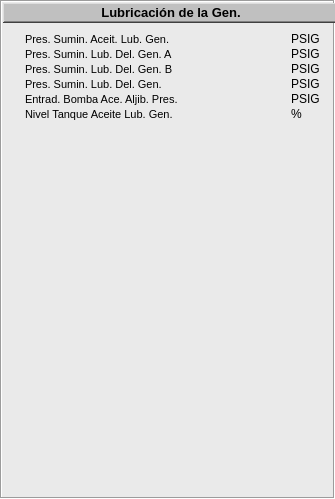
  <widget class="QFrame" name="Temperaturas_7">
   <property name="geometry">
    <rect>
     <x>685</x>
     <y>156</y>
     <width>335</width>
     <height>499</height>
    </rect>
   </property>
   <property name="styleSheet">
    <string notr="true">background-color: rgb(234, 234, 234);</string>
   </property>
   <property name="frameShape">
    <enum>QFrame::Box</enum>
   </property>
   <property name="frameShadow">
    <enum>QFrame::Sunken</enum>
   </property>
   <widget class="QFrame" name="frame_13">
    <property name="geometry">
     <rect>
      <x>3</x>
      <y>3</y>
      <width>340</width>
      <height>20</height>
     </rect>
    </property>
    <property name="styleSheet">
     <string notr="true">background-color: rgb(192, 192, 192);</string>
    </property>
    <property name="frameShape">
     <enum>QFrame::WinPanel</enum>
    </property>
    <property name="frameShadow">
     <enum>QFrame::Raised</enum>
    </property>
    <property name="lineWidth">
     <number>2</number>
    </property>
    <widget class="QLabel" name="label_17">
     <property name="geometry">
      <rect>
       <x>1</x>
       <y>1</y>
       <width>334</width>
       <height>16</height>
      </rect>
     </property>
     <property name="font">
      <font>
       <pointsize>10</pointsize>
       <weight>75</weight>
       <bold>true</bold>
      </font>
     </property>
     <property name="text">
      <string>Lubricación de la Gen.</string>
     </property>
     <property name="alignment">
      <set>Qt::AlignCenter</set>
     </property>
    </widget>
   </widget>
   <widget class="QLabel" name="lb_LG_Unit_NTALG">
    <property name="geometry">
     <rect>
      <x>291</x>
      <y>105</y>
      <width>40</width>
      <height>18</height>
     </rect>
    </property>
    <property name="font">
     <font>
      <pointsize>9</pointsize>
     </font>
    </property>
    <property name="layoutDirection">
     <enum>Qt::LeftToRight</enum>
    </property>
    <property name="text">
     <string>%</string>
    </property>
    <property name="alignment">
     <set>Qt::AlignLeading|Qt::AlignLeft|Qt::AlignVCenter</set>
    </property>
   </widget>
   <widget class="QLabel" name="lb_LG_Lect_NTALG">
    <property name="geometry">
     <rect>
      <x>235</x>
      <y>105</y>
      <width>50</width>
      <height>18</height>
     </rect>
    </property>
    <property name="minimumSize">
     <size>
      <width>50</width>
      <height>18</height>
     </size>
    </property>
    <property name="maximumSize">
     <size>
      <width>50</width>
      <height>18</height>
     </size>
    </property>
    <property name="font">
     <font>
      <pointsize>8</pointsize>
     </font>
    </property>
    <property name="layoutDirection">
     <enum>Qt::LeftToRight</enum>
    </property>
    <property name="text">
     <string/>
    </property>
    <property name="alignment">
     <set>Qt::AlignRight|Qt::AlignTrailing|Qt::AlignVCenter</set>
    </property>
   </widget>
   <widget class="QLabel" name="Descr_42">
    <property name="geometry">
     <rect>
      <x>25</x>
      <y>105</y>
      <width>200</width>
      <height>18</height>
     </rect>
    </property>
    <property name="font">
     <font>
      <pointsize>8</pointsize>
     </font>
    </property>
    <property name="layoutDirection">
     <enum>Qt::LeftToRight</enum>
    </property>
    <property name="text">
     <string>Nivel Tanque Aceite Lub. Gen.</string>
    </property>
    <property name="alignment">
     <set>Qt::AlignLeading|Qt::AlignLeft|Qt::AlignVCenter</set>
    </property>
   </widget>
   <widget class="QLabel" name="lb_LG_Unit_PSLDGA">
    <property name="geometry">
     <rect>
      <x>291</x>
      <y>45</y>
      <width>40</width>
      <height>18</height>
     </rect>
    </property>
    <property name="font">
     <font>
      <pointsize>9</pointsize>
     </font>
    </property>
    <property name="layoutDirection">
     <enum>Qt::LeftToRight</enum>
    </property>
    <property name="text">
     <string>PSIG</string>
    </property>
    <property name="alignment">
     <set>Qt::AlignLeading|Qt::AlignLeft|Qt::AlignVCenter</set>
    </property>
   </widget>
   <widget class="QLabel" name="Descr_38">
    <property name="geometry">
     <rect>
      <x>25</x>
      <y>45</y>
      <width>200</width>
      <height>18</height>
     </rect>
    </property>
    <property name="font">
     <font>
      <pointsize>8</pointsize>
     </font>
    </property>
    <property name="layoutDirection">
     <enum>Qt::LeftToRight</enum>
    </property>
    <property name="text">
     <string>Pres. Sumin. Lub. Del. Gen. A</string>
    </property>
    <property name="alignment">
     <set>Qt::AlignLeading|Qt::AlignLeft|Qt::AlignVCenter</set>
    </property>
   </widget>
   <widget class="QLabel" name="lb_LG_Lect_PSLDGA">
    <property name="geometry">
     <rect>
      <x>235</x>
      <y>45</y>
      <width>50</width>
      <height>18</height>
     </rect>
    </property>
    <property name="minimumSize">
     <size>
      <width>50</width>
      <height>18</height>
     </size>
    </property>
    <property name="maximumSize">
     <size>
      <width>50</width>
      <height>18</height>
     </size>
    </property>
    <property name="font">
     <font>
      <pointsize>8</pointsize>
     </font>
    </property>
    <property name="layoutDirection">
     <enum>Qt::LeftToRight</enum>
    </property>
    <property name="text">
     <string/>
    </property>
    <property name="alignment">
     <set>Qt::AlignRight|Qt::AlignTrailing|Qt::AlignVCenter</set>
    </property>
   </widget>
   <widget class="QLabel" name="lb_LG_Unit_PSLDGB">
    <property name="geometry">
     <rect>
      <x>291</x>
      <y>60</y>
      <width>40</width>
      <height>18</height>
     </rect>
    </property>
    <property name="font">
     <font>
      <pointsize>9</pointsize>
     </font>
    </property>
    <property name="layoutDirection">
     <enum>Qt::LeftToRight</enum>
    </property>
    <property name="text">
     <string>PSIG</string>
    </property>
    <property name="alignment">
     <set>Qt::AlignLeading|Qt::AlignLeft|Qt::AlignVCenter</set>
    </property>
   </widget>
   <widget class="QLabel" name="lb_LG_Lect_PSLDGB">
    <property name="geometry">
     <rect>
      <x>235</x>
      <y>60</y>
      <width>50</width>
      <height>18</height>
     </rect>
    </property>
    <property name="minimumSize">
     <size>
      <width>50</width>
      <height>18</height>
     </size>
    </property>
    <property name="maximumSize">
     <size>
      <width>50</width>
      <height>18</height>
     </size>
    </property>
    <property name="font">
     <font>
      <pointsize>8</pointsize>
     </font>
    </property>
    <property name="layoutDirection">
     <enum>Qt::LeftToRight</enum>
    </property>
    <property name="text">
     <string/>
    </property>
    <property name="alignment">
     <set>Qt::AlignRight|Qt::AlignTrailing|Qt::AlignVCenter</set>
    </property>
   </widget>
   <widget class="QLabel" name="Descr_39">
    <property name="geometry">
     <rect>
      <x>25</x>
      <y>60</y>
      <width>200</width>
      <height>18</height>
     </rect>
    </property>
    <property name="font">
     <font>
      <pointsize>8</pointsize>
     </font>
    </property>
    <property name="layoutDirection">
     <enum>Qt::LeftToRight</enum>
    </property>
    <property name="text">
     <string>Pres. Sumin. Lub. Del. Gen. B</string>
    </property>
    <property name="alignment">
     <set>Qt::AlignLeading|Qt::AlignLeft|Qt::AlignVCenter</set>
    </property>
   </widget>
   <widget class="QLabel" name="lb_LG_Unit_EBAAP">
    <property name="geometry">
     <rect>
      <x>291</x>
      <y>90</y>
      <width>40</width>
      <height>18</height>
     </rect>
    </property>
    <property name="font">
     <font>
      <pointsize>9</pointsize>
     </font>
    </property>
    <property name="layoutDirection">
     <enum>Qt::LeftToRight</enum>
    </property>
    <property name="text">
     <string>PSIG</string>
    </property>
    <property name="alignment">
     <set>Qt::AlignLeading|Qt::AlignLeft|Qt::AlignVCenter</set>
    </property>
   </widget>
   <widget class="QLabel" name="lb_LG_Lect_EBAAP">
    <property name="geometry">
     <rect>
      <x>235</x>
      <y>90</y>
      <width>50</width>
      <height>18</height>
     </rect>
    </property>
    <property name="minimumSize">
     <size>
      <width>50</width>
      <height>18</height>
     </size>
    </property>
    <property name="maximumSize">
     <size>
      <width>50</width>
      <height>18</height>
     </size>
    </property>
    <property name="font">
     <font>
      <pointsize>8</pointsize>
     </font>
    </property>
    <property name="layoutDirection">
     <enum>Qt::LeftToRight</enum>
    </property>
    <property name="text">
     <string/>
    </property>
    <property name="alignment">
     <set>Qt::AlignRight|Qt::AlignTrailing|Qt::AlignVCenter</set>
    </property>
   </widget>
   <widget class="QLabel" name="Descr_41">
    <property name="geometry">
     <rect>
      <x>25</x>
      <y>90</y>
      <width>200</width>
      <height>18</height>
     </rect>
    </property>
    <property name="font">
     <font>
      <pointsize>8</pointsize>
     </font>
    </property>
    <property name="layoutDirection">
     <enum>Qt::LeftToRight</enum>
    </property>
    <property name="text">
     <string>Entrad. Bomba Ace. Aljib. Pres.</string>
    </property>
    <property name="alignment">
     <set>Qt::AlignLeading|Qt::AlignLeft|Qt::AlignVCenter</set>
    </property>
   </widget>
   <widget class="QLabel" name="Descr_37">
    <property name="geometry">
     <rect>
      <x>25</x>
      <y>30</y>
      <width>200</width>
      <height>18</height>
     </rect>
    </property>
    <property name="font">
     <font>
      <pointsize>8</pointsize>
     </font>
    </property>
    <property name="layoutDirection">
     <enum>Qt::LeftToRight</enum>
    </property>
    <property name="text">
     <string>Pres. Sumin. Aceit. Lub. Gen.</string>
    </property>
    <property name="alignment">
     <set>Qt::AlignLeading|Qt::AlignLeft|Qt::AlignVCenter</set>
    </property>
   </widget>
   <widget class="QLabel" name="lb_LG_Unit_PSALG">
    <property name="geometry">
     <rect>
      <x>291</x>
      <y>30</y>
      <width>40</width>
      <height>18</height>
     </rect>
    </property>
    <property name="font">
     <font>
      <pointsize>9</pointsize>
     </font>
    </property>
    <property name="layoutDirection">
     <enum>Qt::LeftToRight</enum>
    </property>
    <property name="text">
     <string>PSIG</string>
    </property>
    <property name="alignment">
     <set>Qt::AlignLeading|Qt::AlignLeft|Qt::AlignVCenter</set>
    </property>
   </widget>
   <widget class="QLabel" name="lb_LG_Lect_PSALG">
    <property name="geometry">
     <rect>
      <x>235</x>
      <y>30</y>
      <width>50</width>
      <height>18</height>
     </rect>
    </property>
    <property name="minimumSize">
     <size>
      <width>50</width>
      <height>18</height>
     </size>
    </property>
    <property name="maximumSize">
     <size>
      <width>50</width>
      <height>18</height>
     </size>
    </property>
    <property name="font">
     <font>
      <pointsize>8</pointsize>
     </font>
    </property>
    <property name="layoutDirection">
     <enum>Qt::LeftToRight</enum>
    </property>
    <property name="text">
     <string/>
    </property>
    <property name="alignment">
     <set>Qt::AlignRight|Qt::AlignTrailing|Qt::AlignVCenter</set>
    </property>
   </widget>
   <widget class="QLabel" name="lb_LG_Unit_PSLDG">
    <property name="geometry">
     <rect>
      <x>291</x>
      <y>75</y>
      <width>40</width>
      <height>18</height>
     </rect>
    </property>
    <property name="font">
     <font>
      <pointsize>9</pointsize>
     </font>
    </property>
    <property name="layoutDirection">
     <enum>Qt::LeftToRight</enum>
    </property>
    <property name="text">
     <string>PSIG</string>
    </property>
    <property name="alignment">
     <set>Qt::AlignLeading|Qt::AlignLeft|Qt::AlignVCenter</set>
    </property>
   </widget>
   <widget class="QLabel" name="lb_LG_Lect_PSLDG">
    <property name="geometry">
     <rect>
      <x>235</x>
      <y>75</y>
      <width>50</width>
      <height>18</height>
     </rect>
    </property>
    <property name="minimumSize">
     <size>
      <width>50</width>
      <height>18</height>
     </size>
    </property>
    <property name="maximumSize">
     <size>
      <width>50</width>
      <height>18</height>
     </size>
    </property>
    <property name="font">
     <font>
      <pointsize>8</pointsize>
     </font>
    </property>
    <property name="layoutDirection">
     <enum>Qt::LeftToRight</enum>
    </property>
    <property name="text">
     <string/>
    </property>
    <property name="alignment">
     <set>Qt::AlignRight|Qt::AlignTrailing|Qt::AlignVCenter</set>
    </property>
   </widget>
   <widget class="QLabel" name="Descr_40">
    <property name="geometry">
     <rect>
      <x>25</x>
      <y>75</y>
      <width>200</width>
      <height>18</height>
     </rect>
    </property>
    <property name="font">
     <font>
      <pointsize>8</pointsize>
     </font>
    </property>
    <property name="layoutDirection">
     <enum>Qt::LeftToRight</enum>
    </property>
    <property name="text">
     <string>Pres. Sumin. Lub. Del. Gen.</string>
    </property>
    <property name="alignment">
     <set>Qt::AlignLeading|Qt::AlignLeft|Qt::AlignVCenter</set>
    </property>
   </widget>
  </widget>
